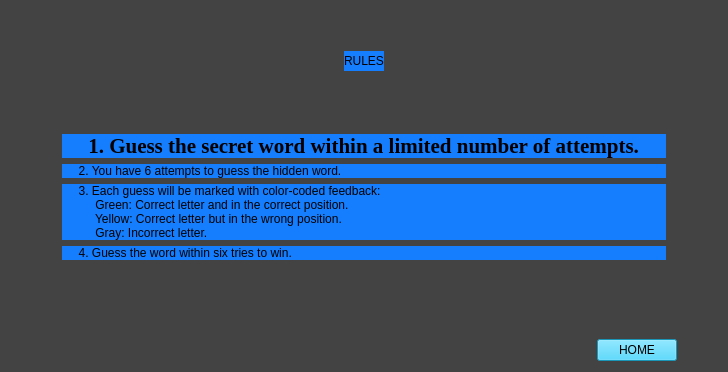
<?xml version="1.0" encoding="UTF-8"?>
<ui version="4.0">
 <class>rules</class>
 <widget class="QWidget" name="rules">
  <property name="geometry">
   <rect>
    <x>0</x>
    <y>0</y>
    <width>728</width>
    <height>372</height>
   </rect>
  </property>
  <property name="windowTitle">
   <string>Form</string>
  </property>
  <property name="styleSheet">
   <string notr="true">background-color: rgb(67, 67, 67);
</string>
  </property>
  <layout class="QGridLayout" name="gridLayout">
   <item row="0" column="0">
    <layout class="QVBoxLayout" name="verticalLayout_5">
     <item>
      <layout class="QVBoxLayout" name="verticalLayout_3">
       <item>
        <layout class="QVBoxLayout" name="verticalLayout_2">
         <item>
          <spacer name="verticalSpacer">
           <property name="orientation">
            <enum>Qt::Vertical</enum>
           </property>
           <property name="sizeType">
            <enum>QSizePolicy::Expanding</enum>
           </property>
           <property name="sizeHint" stdset="0">
            <size>
             <width>20</width>
             <height>40</height>
            </size>
           </property>
          </spacer>
         </item>
         <item>
          <layout class="QHBoxLayout" name="horizontalLayout">
           <item>
            <spacer name="horizontalSpacer_3">
             <property name="orientation">
              <enum>Qt::Horizontal</enum>
             </property>
             <property name="sizeHint" stdset="0">
              <size>
               <width>40</width>
               <height>20</height>
              </size>
             </property>
            </spacer>
           </item>
           <item>
            <widget class="QLabel" name="label_4">
             <property name="styleSheet">
              <string notr="true">background-color: rgb(20, 126, 255);
font: 700 italic 24pt &quot;Times New Roman&quot;;</string>
             </property>
             <property name="text">
              <string>RULES</string>
             </property>
            </widget>
           </item>
           <item>
            <spacer name="horizontalSpacer">
             <property name="orientation">
              <enum>Qt::Horizontal</enum>
             </property>
             <property name="sizeHint" stdset="0">
              <size>
               <width>40</width>
               <height>20</height>
              </size>
             </property>
            </spacer>
           </item>
          </layout>
         </item>
        </layout>
       </item>
       <item>
        <spacer name="verticalSpacer_2">
         <property name="orientation">
          <enum>Qt::Vertical</enum>
         </property>
         <property name="sizeType">
          <enum>QSizePolicy::Expanding</enum>
         </property>
         <property name="sizeHint" stdset="0">
          <size>
           <width>17</width>
           <height>57</height>
          </size>
         </property>
        </spacer>
       </item>
      </layout>
     </item>
     <item>
      <layout class="QHBoxLayout" name="horizontalLayout_3">
       <item>
        <spacer name="horizontalSpacer_4">
         <property name="orientation">
          <enum>Qt::Horizontal</enum>
         </property>
         <property name="sizeType">
          <enum>QSizePolicy::Expanding</enum>
         </property>
         <property name="sizeHint" stdset="0">
          <size>
           <width>40</width>
           <height>20</height>
          </size>
         </property>
        </spacer>
       </item>
       <item>
        <layout class="QVBoxLayout" name="verticalLayout">
         <item>
          <widget class="QLabel" name="label">
           <property name="font">
            <font>
             <family>Times New Roman</family>
             <pointsize>16</pointsize>
             <bold>true</bold>
            </font>
           </property>
           <property name="styleSheet">
            <string notr="true">background-color: rgb(20, 126, 255);</string>
           </property>
           <property name="text">
            <string>     1. Guess the secret word within a limited number of attempts.     </string>
           </property>
          </widget>
         </item>
         <item>
          <widget class="QLabel" name="label_2">
           <property name="styleSheet">
            <string notr="true">background-color: rgb(20, 126, 255);
font: 700 16pt &quot;Times New Roman&quot;;</string>
           </property>
           <property name="text">
            <string>     2. You have 6 attempts to guess the hidden word.</string>
           </property>
          </widget>
         </item>
         <item>
          <widget class="QLabel" name="label_3">
           <property name="styleSheet">
            <string notr="true">background-color: rgb(20, 126, 255);
font: 700 16pt &quot;Times New Roman&quot;;</string>
           </property>
           <property name="text">
            <string>     3. Each guess will be marked with color-coded feedback:
          Green: Correct letter and in the correct position.
          Yellow: Correct letter but in the wrong position.
          Gray: Incorrect letter.</string>
           </property>
          </widget>
         </item>
         <item>
          <widget class="QLabel" name="label_5">
           <property name="styleSheet">
            <string notr="true">background-color: rgb(20, 126, 255);
font: 700 16pt &quot;Times New Roman&quot;;</string>
           </property>
           <property name="text">
            <string>     4. Guess the word within six tries to win.</string>
           </property>
          </widget>
         </item>
        </layout>
       </item>
       <item>
        <spacer name="horizontalSpacer_5">
         <property name="orientation">
          <enum>Qt::Horizontal</enum>
         </property>
         <property name="sizeType">
          <enum>QSizePolicy::Expanding</enum>
         </property>
         <property name="sizeHint" stdset="0">
          <size>
           <width>40</width>
           <height>20</height>
          </size>
         </property>
        </spacer>
       </item>
      </layout>
     </item>
     <item>
      <layout class="QVBoxLayout" name="verticalLayout_4">
       <item>
        <spacer name="verticalSpacer_3">
         <property name="orientation">
          <enum>Qt::Vertical</enum>
         </property>
         <property name="sizeType">
          <enum>QSizePolicy::Expanding</enum>
         </property>
         <property name="sizeHint" stdset="0">
          <size>
           <width>20</width>
           <height>40</height>
          </size>
         </property>
        </spacer>
       </item>
       <item>
        <layout class="QHBoxLayout" name="horizontalLayout_2">
         <item>
          <spacer name="horizontalSpacer_2">
           <property name="orientation">
            <enum>Qt::Horizontal</enum>
           </property>
           <property name="sizeHint" stdset="0">
            <size>
             <width>40</width>
             <height>20</height>
            </size>
           </property>
          </spacer>
         </item>
         <item>
          <widget class="QPushButton" name="pushButton">
           <property name="styleSheet">
            <string notr="true">background-color: rgb(38, 208, 255);
color: rgb(0, 0, 0);</string>
           </property>
           <property name="text">
            <string>HOME</string>
           </property>
          </widget>
         </item>
         <item>
          <spacer name="horizontalSpacer_6">
           <property name="orientation">
            <enum>Qt::Horizontal</enum>
           </property>
           <property name="sizeType">
            <enum>QSizePolicy::Minimum</enum>
           </property>
           <property name="sizeHint" stdset="0">
            <size>
             <width>40</width>
             <height>20</height>
            </size>
           </property>
          </spacer>
         </item>
        </layout>
       </item>
      </layout>
     </item>
    </layout>
   </item>
  </layout>
 </widget>
 <resources/>
 <connections/>
</ui>
